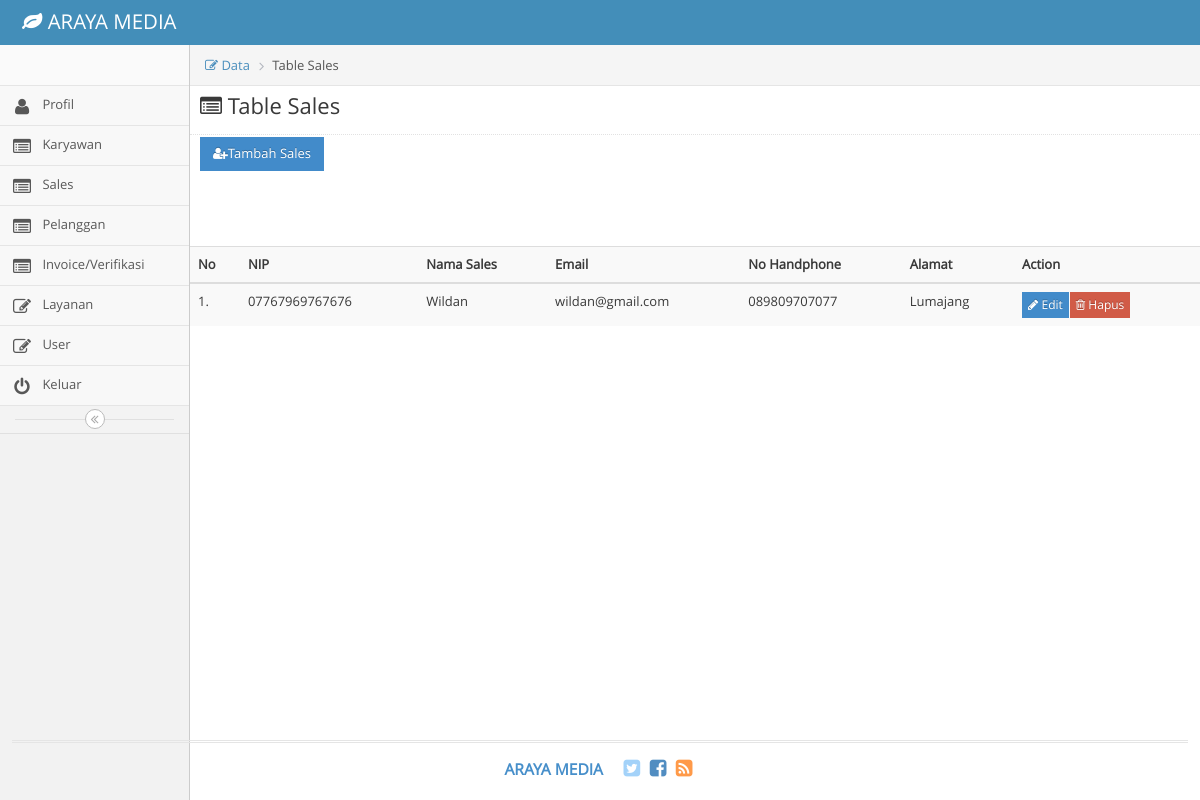
Page /index.php/sales_admin on the committed database.
### tables this page shows
CREATE TABLE `sales` (
  `id_Sales` int(11) NOT NULL,
  `NIP` varchar(45) DEFAULT NULL,
  `Nama` varchar(45) DEFAULT NULL,
  `Email` varchar(45) DEFAULT NULL,
  `Password` varchar(45) DEFAULT NULL,
  `NoHp` varchar(45) DEFAULT NULL,
  `Alamat` varchar(45) DEFAULT NULL,
  `Level` varchar(45) DEFAULT NULL
);

### application/controllers/sales_admin.php (called while the page is built, shortened)
<?php
class Sales_admin extends CI_Controller {
	public function index()
	{
		$datasales = $this->db->get("sales")->result();
		$data = array(
			'form' => 'sales_admin',
			'sales' => $datasales
		);
		$this->load->view('sales_admin',$data);
	}
}

### index.php (called while the page is built, shortened)
<?php
require_once BASEPATH.'core/CodeIgniter.php';

### application/views/sales_admin.php (the view, shortened to what this page needs)
<!DOCTYPE html>
<html lang="en">
	<head>
		<link rel="stylesheet" href="<?php echo base_url()?>assets/css/bootstrap.min.css" />
		<link rel="stylesheet" href="<?php echo base_url()?>assets/font-awesome/4.5.0/css/font-awesome.min.css" />
		<link rel="stylesheet" href="<?php echo base_url()?>assets/css/ace.min.css" class="ace-main-stylesheet" id="main-ace-style" />
		<link rel="stylesheet" href="<?php echo base_url()?>assets/css/ace-skins.min.css" />
		<link rel="stylesheet" href="<?php echo base_url()?>assets/css/ace-rtl.min.css" />
	</head>
	<body class="no-skin">
		<div id="navbar" class="navbar navbar-default          ace-save-state">
			<div class="navbar-container ace-save-state" id="navbar-container">
				<div class="navbar-header pull-left">
					<a href="profil_admin" class="navbar-brand">
						<small>
							<i class="fa fa-leaf"></i>
							ARAYA MEDIA
						</small>
					</a>
				</div>
			</div>
		</div>
		<div class="main-container ace-save-state" id="main-container">
			<div id="sidebar" class="sidebar                  responsive                    ace-save-state">
				<div class="sidebar-shortcuts" id="sidebar-shortcuts">
				</div>
<ul class="nav nav-list">
					<li class="">
						<a href="<?php echo base_url("index.php/profil_admin")?>">
							<i class="menu-icon fa fa-user"></i>
							<span class="menu-text">
								Profil
							</span>
						</a>
					</li>
					<li class="">
						<a href="<?php echo base_url("index.php/karyawan_admin")?>">
							<i class="menu-icon fa fa-list-alt"></i>
							<span class="menu-text">
								Karyawan
							</span>
						</a>
					</li>
					<li class="">
						<a href="<?php echo base_url("index.php/sales_admin")?>">
							<i class="menu-icon fa fa-list-alt"></i>
							<span class="menu-text">
								Sales
							</span>
						</a>
					</li>
					<li class="">
						<a href="<?php echo base_url("index.php/pelanggan_admin")?>">
							<i class="menu-icon fa fa-list-alt"></i>
							<span class="menu-text">
								Pelanggan
							</span>
						</a>
					</li>
					<li class="">
						<a href="<?php echo base_url("index.php/invover_admin")?>">
							<i class="menu-icon fa fa-list-alt"></i>
							<span class="menu-text">
								Invoice/Verifikasi
							</span>
						</a>
					</li>
					<li class="">
						<a href="<?php echo base_url("index.php/layanan_admin")?>">
							<i class="menu-icon fa fa-pencil-square-o"></i>
							<span class="menu-text">
								Layanan
							</span>
						</a>
					</li>
					<li class="">
						<a href="<?php echo base_url("index.php/user_admin")?>">
							<i class="menu-icon fa fa-pencil-square-o"></i>
							<span class="menu-text">
								User
							</span>
						</a>
					</li>
					<li class="">
						<a href="<?php echo base_url("index.php/login")?>">
							<i class="menu-icon fa fa-power-off"></i>
							<span class="menu-text">
								Keluar
							</span>
						</a>
					</li>
				</ul>
				<div class="sidebar-toggle sidebar-collapse" id="sidebar-collapse">
					<i id="sidebar-toggle-icon" class="ace-icon fa fa-angle-double-left ace-save-state" data-icon1="ace-icon fa fa-angle-double-left" data-icon2="ace-icon fa fa-angle-double-right"></i>
				</div>
			</div>
			<div class="main-content">
				<div class="main-content-inner">
					<div class="breadcrumbs ace-save-state" id="breadcrumbs">
						<ul class="breadcrumb">
						<li><a href=""><i class="menu-icon fa fa-pencil-square-o"></i> Data</li></a>
              			<li><i class="icon_document_alt"></i>Table Sales</li>
						</ul>
					</div>
						<h3 class="page-header"><i class="menu-icon fa fa-list-alt" style="margin-left: 10px"></i> Table Sales</h3>
					<a href="<?php echo base_url()."index.php/sales_admin/input"?>" class="btn btn-primary btn-sm" type="button" style="margin-top: -10px;margin-left: 10px"><i class="fa fa-user-plus"></i>Tambah Sales</button> </a>
					<section class="wrapper">
						<table class="table table-striped table-advance table-hover">
					                <tbody>
					                  <tr>
					                  	<th><i class="icon_profile"></i> No</th>
					                  	<th><i class="icon_profile"></i> NIP</th>
					                    <th><i class="icon_profile"></i> Nama Sales</th>
					                  	<th><i class="icon_profile"></i> Email</th>
					                    <th><i class="icon_mail_alt"></i> No Handphone</th>
					                    <th><i class="icon_calendar"></i> Alamat</th>
					                    <th><i class="icon_calendar"></i> Action</th>
					                  </tr>
					                  <tbody>
					                  <?php $nomor=1;foreach ($sales as $value) {?>
					                    <tr>
					                    <td><?php echo $nomor++?>.</td>
					                    <td><?php echo $value->NIP?></td>
					                    <td><?php echo $value->Nama?></td>
					                    <td><?php echo $value->Email?></td>
					                    <td><?php echo $value->NoHp?></td>
					                    <td><?php echo $value->Alamat?></td>
					                    <td>
					                  	<div class="btn-group">
											<a href="<?php echo base_url()."index.php/sales_admin/edit/".$value->id_Sales?>" class="btn btn-primary btn-xs">
												<i class="fa fa-pencil"></i> Edit
											</a>
											<a href="<?php echo base_url()."index.php/sales_admin/delete/".$value->id_Sales?>" class="btn btn-danger btn-xs">
												<i class="fa fa-trash-o"></i> Hapus
											</a>
										</div>
						              </td>
						              </tr>
						          </tbody>
					</section>
						<?php
                    }
                    ?>
											</div>
										</div>
									</div>
			<div class="footer">
				<div class="footer-inner">
					<div class="footer-content">
						<span class="bigger-120">
							<span class="blue bolder">ARAYA MEDIA </span>
						</span>
						<span class="action-buttons">
							<a href="#">
								<i class="ace-icon fa fa-twitter-square light-blue bigger-150"></i>
							</a>
							<a href="#">
								<i class="ace-icon fa fa-facebook-square text-primary bigger-150"></i>
							</a>
							<a href="#">
								<i class="ace-icon fa fa-rss-square orange bigger-150"></i>
							</a>
						</span>
					</div>
				</div>
			</div>
	</body>
</html>

### rows in the picture
sales: NIP "07767969767676", Nama "Wildan", Email "wildan@gmail.com", NoHp "089809707077", Alamat "Lumajang"
